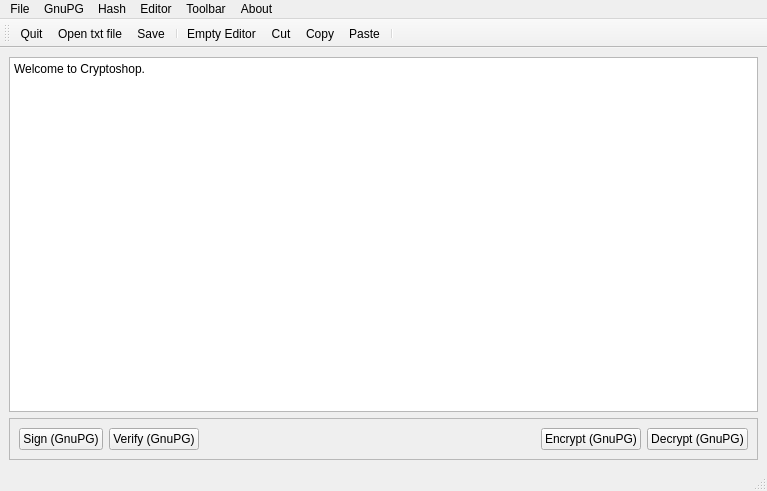
<?xml version="1.0" encoding="UTF-8"?>
<ui version="4.0">
 <class>MainWindow</class>
 <widget class="QMainWindow" name="MainWindow">
  <property name="geometry">
   <rect>
    <x>0</x>
    <y>0</y>
    <width>767</width>
    <height>491</height>
   </rect>
  </property>
  <property name="windowTitle">
   <string>Cryptoshop</string>
  </property>
  <widget class="QWidget" name="centralwidget">
   <layout class="QVBoxLayout" name="verticalLayout">
    <item>
     <widget class="QPlainTextEdit" name="plainTextEdit">
      <property name="plainText">
       <string>Welcome to Cryptoshop.
</string>
      </property>
      <property name="backgroundVisible">
       <bool>false</bool>
      </property>
      <property name="centerOnScroll">
       <bool>false</bool>
      </property>
     </widget>
    </item>
    <item>
     <widget class="QFrame" name="frame">
      <property name="frameShape">
       <enum>QFrame::StyledPanel</enum>
      </property>
      <property name="frameShadow">
       <enum>QFrame::Raised</enum>
      </property>
      <layout class="QGridLayout" name="gridLayout">
       <item row="1" column="4">
        <widget class="QPushButton" name="pushDecrypt">
         <property name="text">
          <string>Decrypt (GnuPG)</string>
         </property>
        </widget>
       </item>
       <item row="1" column="2">
        <spacer name="horizontalSpacer_2">
         <property name="orientation">
          <enum>Qt::Horizontal</enum>
         </property>
         <property name="sizeHint" stdset="0">
          <size>
           <width>40</width>
           <height>20</height>
          </size>
         </property>
        </spacer>
       </item>
       <item row="1" column="3">
        <widget class="QPushButton" name="pushEncrypt">
         <property name="text">
          <string>Encrypt (GnuPG)</string>
         </property>
        </widget>
       </item>
       <item row="1" column="0">
        <widget class="QPushButton" name="pushSign">
         <property name="text">
          <string>Sign (GnuPG)</string>
         </property>
        </widget>
       </item>
       <item row="1" column="1">
        <widget class="QPushButton" name="pushVerify">
         <property name="text">
          <string>Verify (GnuPG)</string>
         </property>
        </widget>
       </item>
      </layout>
     </widget>
    </item>
   </layout>
  </widget>
  <widget class="QStatusBar" name="statusbar"/>
  <widget class="QToolBar" name="toolBar">
   <property name="windowTitle">
    <string>toolBar</string>
   </property>
   <attribute name="toolBarArea">
    <enum>TopToolBarArea</enum>
   </attribute>
   <attribute name="toolBarBreak">
    <bool>false</bool>
   </attribute>
   <addaction name="actionQuitter"/>
   <addaction name="actionOuvrir"/>
   <addaction name="actionSauver"/>
   <addaction name="separator"/>
   <addaction name="actionVider_Tampon"/>
   <addaction name="actionCut"/>
   <addaction name="actionCopier"/>
   <addaction name="actionColler"/>
   <addaction name="separator"/>
  </widget>
  <widget class="QMenuBar" name="menubar">
   <property name="geometry">
    <rect>
     <x>0</x>
     <y>0</y>
     <width>767</width>
     <height>23</height>
    </rect>
   </property>
   <widget class="QMenu" name="menuInfos">
    <property name="title">
     <string>About</string>
    </property>
    <addaction name="actionInfos_QPyCrypto"/>
    <addaction name="actionInfos_Qt"/>
   </widget>
   <widget class="QMenu" name="menuFichier">
    <property name="title">
     <string>GnuPG</string>
    </property>
    <addaction name="separator"/>
    <addaction name="actionChiffrerfichier"/>
    <addaction name="actionDechiffrerfichier"/>
    <addaction name="separator"/>
    <addaction name="actionSigner_un_fichier"/>
    <addaction name="actionVerifier_signature"/>
    <addaction name="separator"/>
    <addaction name="actionKeymanager"/>
   </widget>
   <widget class="QMenu" name="menuTampon">
    <property name="title">
     <string>Editor</string>
    </property>
    <addaction name="actionOuvrir"/>
    <addaction name="actionSauver"/>
    <addaction name="separator"/>
    <addaction name="actionCut"/>
    <addaction name="actionCopier"/>
    <addaction name="actionColler"/>
    <addaction name="separator"/>
    <addaction name="actionVider_Tampon"/>
    <addaction name="separator"/>
    <addaction name="actionChiffrer_OpenPGP"/>
    <addaction name="actionDechiffrer_OpenPGP"/>
    <addaction name="separator"/>
   </widget>
   <widget class="QMenu" name="menuToolbar">
    <property name="title">
     <string>Toolbar</string>
    </property>
    <addaction name="actionCacher"/>
    <addaction name="actionShow_text_icons"/>
   </widget>
   <widget class="QMenu" name="menuEnigma">
    <property name="title">
     <string>File</string>
    </property>
    <addaction name="actionChiffrer_un_fichier_Enigma"/>
    <addaction name="actionD_chiffrer_un_fichier_Enigma"/>
    <addaction name="actionQuitter"/>
   </widget>
   <widget class="QMenu" name="menuHash">
    <property name="title">
     <string>Hash</string>
    </property>
    <widget class="QMenu" name="menuSHA_3">
     <property name="title">
      <string>SHA-3</string>
     </property>
     <addaction name="actionSHA_3_winner_Keccak_1600"/>
     <addaction name="actionSHA_3_candidate_Skein_512"/>
    </widget>
    <widget class="QMenu" name="menuSHA">
     <property name="title">
      <string>SHA-2</string>
     </property>
     <addaction name="actionSHA224"/>
     <addaction name="actionSHA256"/>
     <addaction name="actionSHA384"/>
     <addaction name="actionSHA512"/>
    </widget>
    <widget class="QMenu" name="menuObsoletes">
     <property name="title">
      <string>Obsoletes</string>
     </property>
     <addaction name="actionMD5_2"/>
     <addaction name="actionMD4"/>
     <addaction name="actionMD2"/>
     <addaction name="actionRIPEMD_128"/>
    </widget>
    <widget class="QMenu" name="menuChecksums">
     <property name="title">
      <string>Checksums</string>
     </property>
     <addaction name="actionAdler32"/>
     <addaction name="actionCRC24"/>
     <addaction name="actionCRC32"/>
    </widget>
    <addaction name="actionSHA_1"/>
    <addaction name="menuSHA"/>
    <addaction name="menuSHA_3"/>
    <addaction name="actionWhirlpool"/>
    <addaction name="actionGOST_34_11"/>
    <addaction name="actionTiger"/>
    <addaction name="actionRIPEMD_160"/>
    <addaction name="menuChecksums"/>
    <addaction name="menuObsoletes"/>
   </widget>
   <addaction name="menuEnigma"/>
   <addaction name="menuFichier"/>
   <addaction name="menuHash"/>
   <addaction name="menuTampon"/>
   <addaction name="menuToolbar"/>
   <addaction name="menuInfos"/>
  </widget>
  <action name="actionInfos_QPyCrypto">
   <property name="text">
    <string>About Cryptoshop</string>
   </property>
  </action>
  <action name="actionInfos_Qt">
   <property name="text">
    <string>About Qt</string>
   </property>
  </action>
  <action name="actionChiffrerfichier">
   <property name="text">
    <string>Encrypt file (GnuPG)</string>
   </property>
  </action>
  <action name="actionQuitter">
   <property name="checkable">
    <bool>false</bool>
   </property>
   <property name="checked">
    <bool>false</bool>
   </property>
   <property name="enabled">
    <bool>true</bool>
   </property>
   <property name="icon">
    <iconset>
     <normaloff>icones/quit.png</normaloff>icones/quit.png</iconset>
   </property>
   <property name="text">
    <string>Quit</string>
   </property>
   <property name="statusTip">
    <string/>
   </property>
   <property name="font">
    <font/>
   </property>
   <property name="iconVisibleInMenu">
    <bool>true</bool>
   </property>
  </action>
  <action name="actionDechiffrerfichier">
   <property name="text">
    <string>Decrypt file (GnuPG)</string>
   </property>
  </action>
  <action name="actionMD2">
   <property name="text">
    <string>MD2</string>
   </property>
  </action>
  <action name="actionMD4">
   <property name="text">
    <string>MD4</string>
   </property>
  </action>
  <action name="actionMD5">
   <property name="text">
    <string>MD5</string>
   </property>
  </action>
  <action name="actionSHA224">
   <property name="text">
    <string>SHA224</string>
   </property>
  </action>
  <action name="actionSHA256">
   <property name="text">
    <string>SHA256</string>
   </property>
  </action>
  <action name="actionSHA384">
   <property name="text">
    <string>SHA384</string>
   </property>
  </action>
  <action name="actionSHA512">
   <property name="text">
    <string>SHA512</string>
   </property>
  </action>
  <action name="actionChiffrer_OpenPGP">
   <property name="text">
    <string>Encrypt Editor (not implented)</string>
   </property>
  </action>
  <action name="actionDechiffrer_OpenPGP">
   <property name="text">
    <string>Decrypt Editor (not implanted)</string>
   </property>
  </action>
  <action name="actionOuvrir">
   <property name="icon">
    <iconset>
     <normaloff>icones/open.png</normaloff>icones/open.png</iconset>
   </property>
   <property name="text">
    <string>Open txt file</string>
   </property>
  </action>
  <action name="actionSauver">
   <property name="icon">
    <iconset>
     <normaloff>icones/save.png</normaloff>icones/save.png</iconset>
   </property>
   <property name="text">
    <string>Save</string>
   </property>
  </action>
  <action name="actionVider_Tampon">
   <property name="icon">
    <iconset>
     <normaloff>icones/empty.png</normaloff>icones/empty.png</iconset>
   </property>
   <property name="text">
    <string>Empty Editor</string>
   </property>
  </action>
  <action name="actionCopier">
   <property name="icon">
    <iconset>
     <normaloff>icones/copy.png</normaloff>icones/copy.png</iconset>
   </property>
   <property name="text">
    <string>Copy</string>
   </property>
  </action>
  <action name="actionColler">
   <property name="icon">
    <iconset>
     <normaloff>icones/paste.png</normaloff>icones/paste.png</iconset>
   </property>
   <property name="text">
    <string>Paste</string>
   </property>
  </action>
  <action name="actionCacher">
   <property name="checkable">
    <bool>true</bool>
   </property>
   <property name="text">
    <string>Hide buttons</string>
   </property>
  </action>
  <action name="actionAbout_GNUPG">
   <property name="text">
    <string>About GNUPG</string>
   </property>
  </action>
  <action name="actionKeymanager">
   <property name="text">
    <string>Key Manager</string>
   </property>
  </action>
  <action name="actionCut">
   <property name="icon">
    <iconset>
     <normaloff>icones/cut.png</normaloff>icones/cut.png</iconset>
   </property>
   <property name="text">
    <string>Cut</string>
   </property>
  </action>
  <action name="actionShow_text_icons">
   <property name="checkable">
    <bool>true</bool>
   </property>
   <property name="text">
    <string>Show text</string>
   </property>
  </action>
  <action name="actionChiffrer_un_fichier_Enigma">
   <property name="text">
    <string>Encrypt File</string>
   </property>
  </action>
  <action name="actionD_chiffrer_un_fichier_Enigma">
   <property name="text">
    <string>Decrypt file</string>
   </property>
  </action>
  <action name="actionImporter_une_cl_e">
   <property name="text">
    <string>Importer une clée</string>
   </property>
  </action>
  <action name="actionSigner_un_fichier">
   <property name="text">
    <string>Sign file</string>
   </property>
  </action>
  <action name="actionVerifier_signature">
   <property name="text">
    <string>Verify</string>
   </property>
  </action>
  <action name="actionChiffrer_un_fichier_Enigma_Test">
   <property name="text">
    <string>Chiffrer un fichier (Enigma Test)</string>
   </property>
  </action>
  <action name="actionD_chiffrer_un_fichier_Enigma_Test">
   <property name="text">
    <string>Déchiffrer un fichier (Enigma Test)</string>
   </property>
  </action>
  <action name="actionSHA_3_winner_Keccak_1600">
   <property name="text">
    <string>SHA-3 winner Keccak-1600</string>
   </property>
  </action>
  <action name="actionSHA_3_candidate_Skein_512">
   <property name="text">
    <string>SHA-3 candidate Skein-512</string>
   </property>
  </action>
  <action name="actionMD5_2">
   <property name="text">
    <string>MD5</string>
   </property>
  </action>
  <action name="actionAdler32">
   <property name="text">
    <string>Adler32</string>
   </property>
  </action>
  <action name="actionCRC24">
   <property name="text">
    <string>CRC24</string>
   </property>
  </action>
  <action name="actionCRC32">
   <property name="text">
    <string>CRC32</string>
   </property>
  </action>
  <action name="actionCBC_MAC">
   <property name="text">
    <string>CBC-MAC</string>
   </property>
  </action>
  <action name="actionX9_19_DES_MAC">
   <property name="text">
    <string>X9.19 DES-MAC</string>
   </property>
  </action>
  <action name="actionHAS_160">
   <property name="text">
    <string>HAS-160</string>
   </property>
  </action>
  <action name="actionRIPEMD_128">
   <property name="text">
    <string>RIPEMD-128</string>
   </property>
  </action>
  <action name="actionRIPEMD_129">
   <property name="text">
    <string>RIPEMD-128</string>
   </property>
  </action>
  <action name="actionRIPEMD_160">
   <property name="text">
    <string>RIPEMD-160</string>
   </property>
  </action>
  <action name="actionSHA_1">
   <property name="text">
    <string>SHA-1</string>
   </property>
  </action>
  <action name="actionTiger">
   <property name="text">
    <string>Tiger</string>
   </property>
  </action>
  <action name="actionWhirlpool">
   <property name="text">
    <string>Whirlpool</string>
   </property>
  </action>
  <action name="actionGOST_34_11">
   <property name="text">
    <string>GOST 34.11</string>
   </property>
  </action>
  <action name="actionAbout_Botan">
   <property name="text">
    <string>About Botan</string>
   </property>
  </action>
 </widget>
 <resources/>
 <connections/>
</ui>
